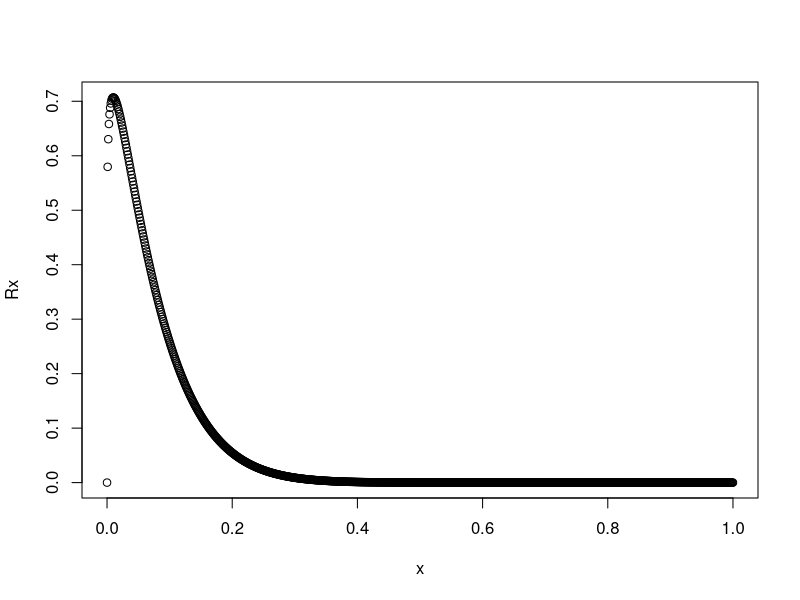
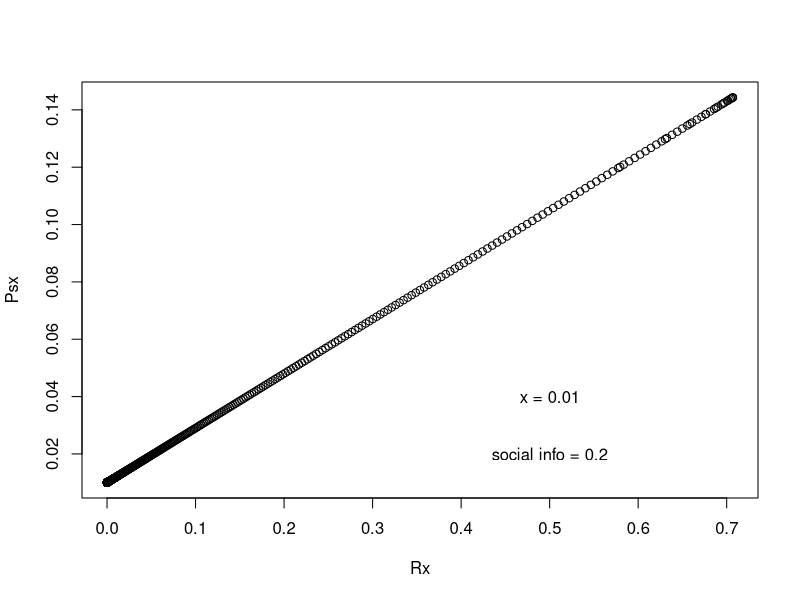
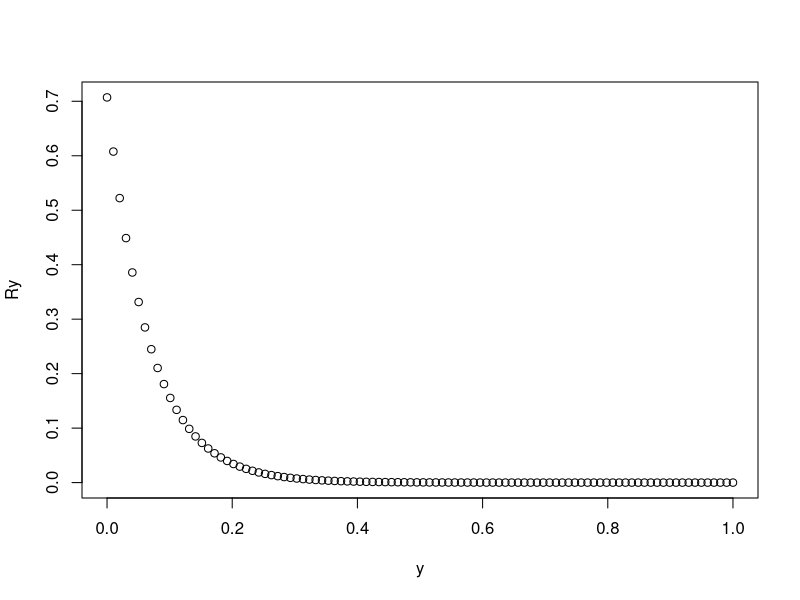
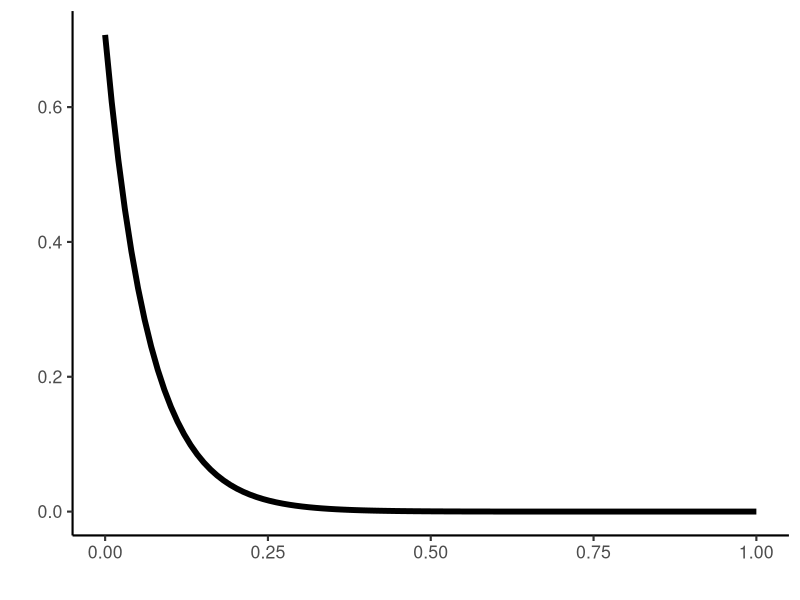

Here is the R script that generated these plots, in order:
# receptivity plots for papers and presentations
library(ggplot2)

x <- seq(0, 1, length.out = 1000)
naive_x <- 0.01
m <- sqrt(0.5)
b <- 15
Rx <- (m*x^((naive_x*(b-2)+1)/(1-naive_x) - 1) * (1-x)^(b-1)) / 
  (naive_x^((naive_x*(b-2)+1)/(1-naive_x)-1)*(1-naive_x)^(b-1))
plot(x, Rx)
x_data <- cbind(x, Rx)
x_receptivity_plot <- ggplot(x_data) + 
  geom_line(aes(x = x, y = Rx), linewidth = 2) + 
  labs(x = "", y = "") + 
  theme_classic(base_size = 16)

# ggsave(filename = "x_receptivity_plot_nolabels.png",
#        plot = x_receptivity_plot, device = "png",
#        path = "ParameterManipulations/Plots/",
#        width = 10, height = 5, units = "in")


eta_x <- 0.2

Psx <- Rx*eta_x + (1-Rx)*naive_x
plot(Rx, Psx)
text(0.5, 0.04, "x = 0.01")
text(0.5, 0.02, "social info = 0.2")

y <- seq(0, 1, length.out = 100)
Py <- 1-y
naive_Py = 0.999
m <- sqrt(0.5)
c <- 15
Ry <- m * exp(-c*y)
plot(y, Ry)
y_data <- cbind(y, Ry)

y_receptivity_plot <- ggplot(y_data) + 
  geom_line(aes(x = y, y = Ry), linewidth = 2) + 
  labs(x = "", y = "") + 
  theme_classic(base_size = 16)

ggsave(filename = "y_receptivity_plot_nolabels.png",
       plot = y_receptivity_plot, device = "png",
       path = "ParameterManipulations/Plots/",
       width = 10, height = 5, units = "in")

